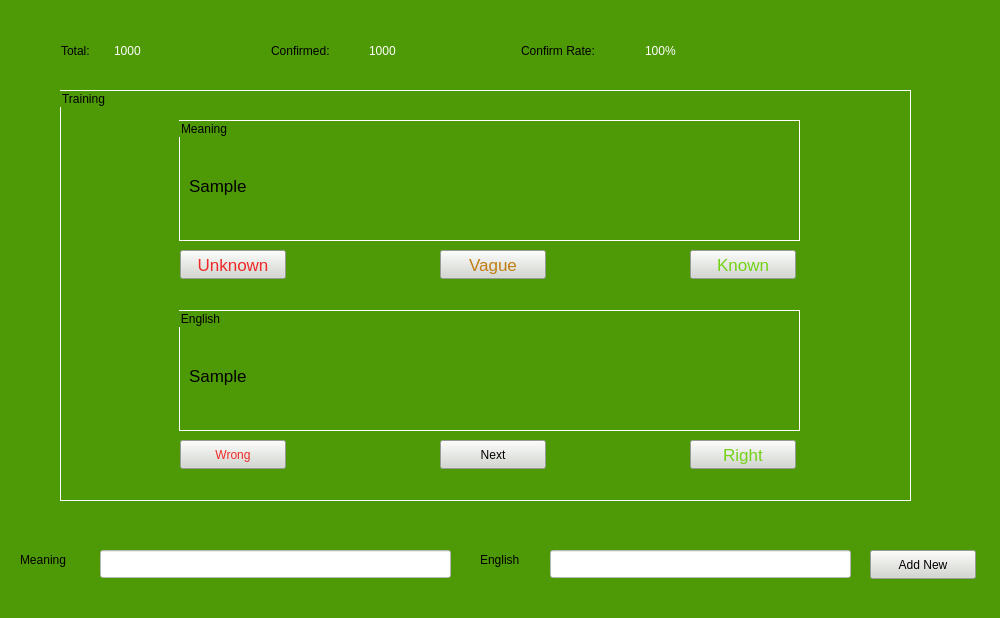
<?xml version="1.0" encoding="UTF-8"?>
<ui version="4.0">
 <class>MainWindow</class>
 <widget class="QMainWindow" name="MainWindow">
  <property name="geometry">
   <rect>
    <x>0</x>
    <y>0</y>
    <width>1000</width>
    <height>618</height>
   </rect>
  </property>
  <property name="font">
   <font>
    <pointsize>13</pointsize>
   </font>
  </property>
  <property name="windowTitle">
   <string>MainWindow</string>
  </property>
  <property name="styleSheet">
   <string notr="true">background-color: rgb(78, 154, 6);</string>
  </property>
  <widget class="QWidget" name="centralWidget">
   <widget class="QGroupBox" name="groupBoxTraining">
    <property name="geometry">
     <rect>
      <x>60</x>
      <y>90</y>
      <width>851</width>
      <height>411</height>
     </rect>
    </property>
    <property name="styleSheet">
     <string notr="true">QGroupBox
{
	border: 1px solid rgb(255,255,255);
}</string>
    </property>
    <property name="title">
     <string>Training</string>
    </property>
    <property name="checked">
     <bool>false</bool>
    </property>
    <widget class="QGroupBox" name="groupBoxMeaning">
     <property name="geometry">
      <rect>
       <x>119</x>
       <y>30</y>
       <width>621</width>
       <height>121</height>
      </rect>
     </property>
     <property name="autoFillBackground">
      <bool>false</bool>
     </property>
     <property name="styleSheet">
      <string notr="true"/>
     </property>
     <property name="title">
      <string>Meaning</string>
     </property>
     <widget class="QLabel" name="labelMeaning">
      <property name="geometry">
       <rect>
        <x>10</x>
        <y>50</y>
        <width>591</width>
        <height>31</height>
       </rect>
      </property>
      <property name="font">
       <font>
        <pointsize>13</pointsize>
       </font>
      </property>
      <property name="text">
       <string>Sample</string>
      </property>
     </widget>
    </widget>
    <widget class="QGroupBox" name="groupBoxEnglish">
     <property name="geometry">
      <rect>
       <x>119</x>
       <y>220</y>
       <width>621</width>
       <height>121</height>
      </rect>
     </property>
     <property name="styleSheet">
      <string notr="true"/>
     </property>
     <property name="title">
      <string>English</string>
     </property>
     <widget class="QLabel" name="labelEnglish">
      <property name="geometry">
       <rect>
        <x>10</x>
        <y>50</y>
        <width>591</width>
        <height>31</height>
       </rect>
      </property>
      <property name="font">
       <font>
        <pointsize>13</pointsize>
       </font>
      </property>
      <property name="text">
       <string>Sample</string>
      </property>
     </widget>
    </widget>
    <widget class="QPushButton" name="pushButtonUnknown">
     <property name="geometry">
      <rect>
       <x>120</x>
       <y>160</y>
       <width>106</width>
       <height>29</height>
      </rect>
     </property>
     <property name="font">
      <font>
       <pointsize>13</pointsize>
      </font>
     </property>
     <property name="styleSheet">
      <string notr="true">background-color: rgb(211, 215, 207);
color: rgb(239, 41, 41);</string>
     </property>
     <property name="text">
      <string>Unknown</string>
     </property>
    </widget>
    <widget class="QPushButton" name="pushButtonVague">
     <property name="geometry">
      <rect>
       <x>380</x>
       <y>160</y>
       <width>106</width>
       <height>29</height>
      </rect>
     </property>
     <property name="font">
      <font>
       <pointsize>13</pointsize>
      </font>
     </property>
     <property name="styleSheet">
      <string notr="true">background-color: rgb(211, 215, 207);
color: rgb(193, 125, 17);</string>
     </property>
     <property name="text">
      <string>Vague</string>
     </property>
    </widget>
    <widget class="QPushButton" name="pushButtonKnown">
     <property name="geometry">
      <rect>
       <x>630</x>
       <y>160</y>
       <width>106</width>
       <height>29</height>
      </rect>
     </property>
     <property name="font">
      <font>
       <pointsize>13</pointsize>
      </font>
     </property>
     <property name="styleSheet">
      <string notr="true">background-color: rgb(211, 215, 207);
color: rgb(115, 210, 22);</string>
     </property>
     <property name="text">
      <string>Known</string>
     </property>
    </widget>
    <widget class="QPushButton" name="pushButtonWrong">
     <property name="geometry">
      <rect>
       <x>120</x>
       <y>350</y>
       <width>106</width>
       <height>29</height>
      </rect>
     </property>
     <property name="styleSheet">
      <string notr="true">background-color: rgb(211, 215, 207);
color: rgb(239, 41, 41);</string>
     </property>
     <property name="text">
      <string>Wrong</string>
     </property>
    </widget>
    <widget class="QPushButton" name="pushButtonRight">
     <property name="geometry">
      <rect>
       <x>630</x>
       <y>350</y>
       <width>106</width>
       <height>29</height>
      </rect>
     </property>
     <property name="font">
      <font>
       <pointsize>13</pointsize>
      </font>
     </property>
     <property name="styleSheet">
      <string notr="true">background-color: rgb(211, 215, 207);
color: rgb(115, 210, 22);</string>
     </property>
     <property name="text">
      <string>Right</string>
     </property>
    </widget>
    <widget class="QPushButton" name="pushButtonNext">
     <property name="geometry">
      <rect>
       <x>380</x>
       <y>350</y>
       <width>106</width>
       <height>29</height>
      </rect>
     </property>
     <property name="styleSheet">
      <string notr="true">background-color: rgb(211, 215, 207);</string>
     </property>
     <property name="text">
      <string>Next</string>
     </property>
     <property name="default">
      <bool>false</bool>
     </property>
    </widget>
   </widget>
   <widget class="QLabel" name="labelMeaning_1">
    <property name="geometry">
     <rect>
      <x>20</x>
      <y>550</y>
      <width>71</width>
      <height>20</height>
     </rect>
    </property>
    <property name="text">
     <string>Meaning</string>
    </property>
   </widget>
   <widget class="QLabel" name="labelEnglish_1">
    <property name="geometry">
     <rect>
      <x>480</x>
      <y>550</y>
      <width>61</width>
      <height>20</height>
     </rect>
    </property>
    <property name="text">
     <string>English</string>
    </property>
   </widget>
   <widget class="QLineEdit" name="lineEditMeaning">
    <property name="geometry">
     <rect>
      <x>100</x>
      <y>550</y>
      <width>351</width>
      <height>28</height>
     </rect>
    </property>
    <property name="styleSheet">
     <string notr="true">background-color: rgb(255, 255, 255);</string>
    </property>
   </widget>
   <widget class="QLineEdit" name="lineEditEnglish">
    <property name="geometry">
     <rect>
      <x>550</x>
      <y>550</y>
      <width>301</width>
      <height>28</height>
     </rect>
    </property>
    <property name="styleSheet">
     <string notr="true">background-color: rgb(255, 255, 255);</string>
    </property>
   </widget>
   <widget class="QPushButton" name="pushButtonAddNew">
    <property name="geometry">
     <rect>
      <x>870</x>
      <y>550</y>
      <width>106</width>
      <height>29</height>
     </rect>
    </property>
    <property name="styleSheet">
     <string notr="true">background-color: rgb(211, 215, 207);</string>
    </property>
    <property name="text">
     <string>Add New</string>
    </property>
   </widget>
   <widget class="QLabel" name="labelConfirm">
    <property name="geometry">
     <rect>
      <x>369</x>
      <y>41</y>
      <width>41</width>
      <height>20</height>
     </rect>
    </property>
    <property name="styleSheet">
     <string notr="true">color: rgb(255, 255, 255);</string>
    </property>
    <property name="text">
     <string>1000</string>
    </property>
   </widget>
   <widget class="QLabel" name="labelConfirm_0">
    <property name="geometry">
     <rect>
      <x>271</x>
      <y>41</y>
      <width>91</width>
      <height>20</height>
     </rect>
    </property>
    <property name="text">
     <string>Confirmed:</string>
    </property>
   </widget>
   <widget class="QLabel" name="labelRate_0">
    <property name="geometry">
     <rect>
      <x>521</x>
      <y>41</y>
      <width>117</width>
      <height>20</height>
     </rect>
    </property>
    <property name="text">
     <string>Confirm Rate: </string>
    </property>
   </widget>
   <widget class="QLabel" name="labelRate">
    <property name="geometry">
     <rect>
      <x>645</x>
      <y>41</y>
      <width>46</width>
      <height>20</height>
     </rect>
    </property>
    <property name="styleSheet">
     <string notr="true">color: rgb(255, 255, 255);</string>
    </property>
    <property name="text">
     <string>100%</string>
    </property>
   </widget>
   <widget class="QLabel" name="labelTotal_0">
    <property name="geometry">
     <rect>
      <x>61</x>
      <y>41</y>
      <width>46</width>
      <height>20</height>
     </rect>
    </property>
    <property name="text">
     <string>Total:</string>
    </property>
   </widget>
   <widget class="QLabel" name="labelTotal">
    <property name="geometry">
     <rect>
      <x>114</x>
      <y>41</y>
      <width>41</width>
      <height>20</height>
     </rect>
    </property>
    <property name="styleSheet">
     <string notr="true">color: rgb(255, 255, 255);</string>
    </property>
    <property name="text">
     <string>1000</string>
    </property>
   </widget>
  </widget>
  <widget class="QStatusBar" name="statusBar"/>
 </widget>
 <layoutdefault spacing="6" margin="11"/>
 <resources/>
 <connections/>
</ui>
